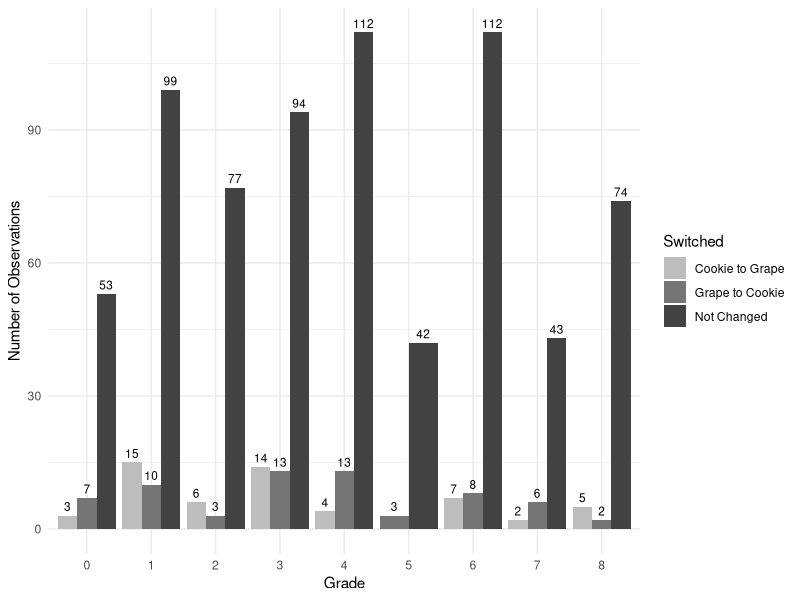
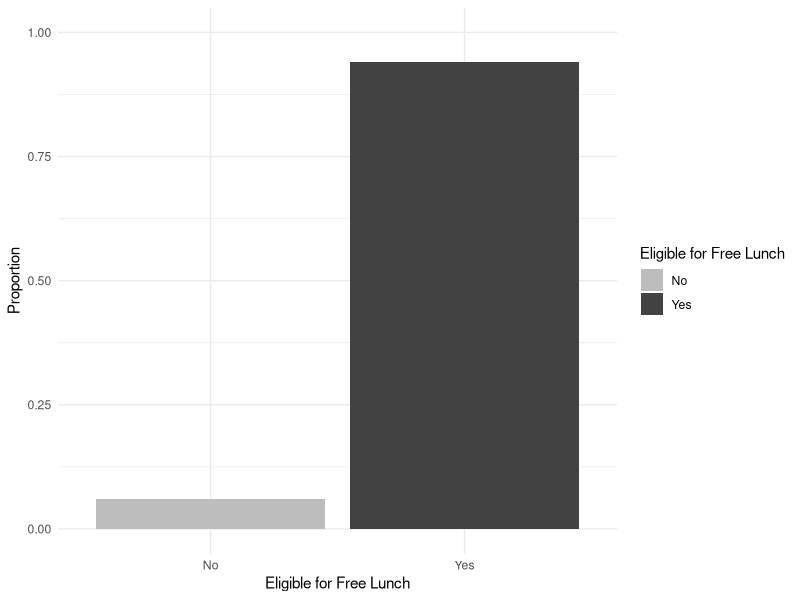
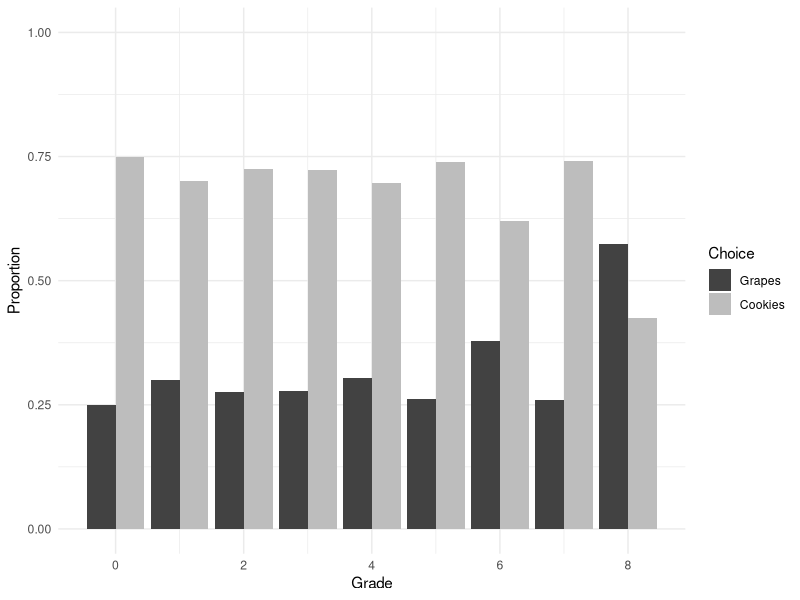
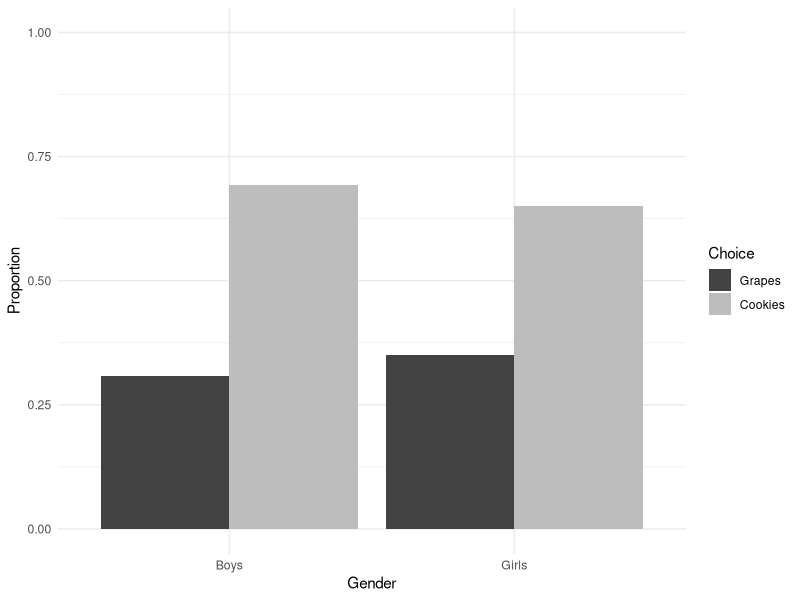
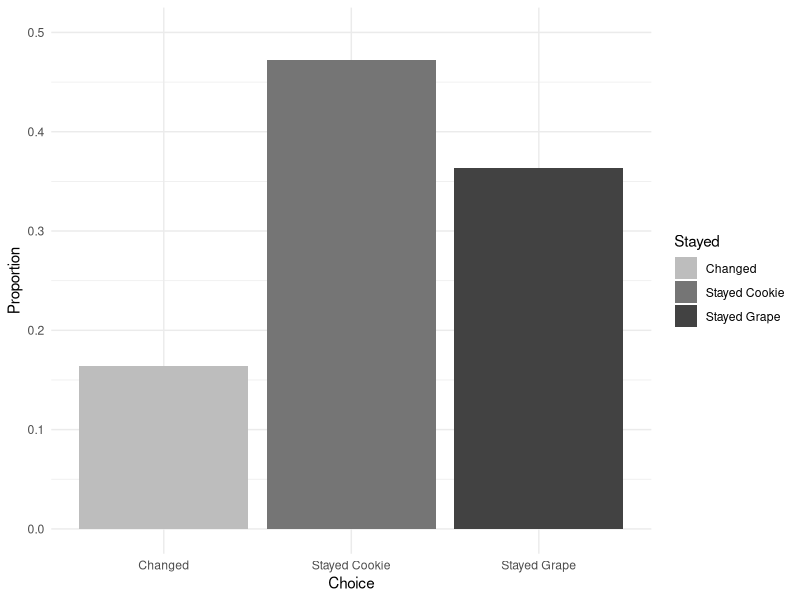
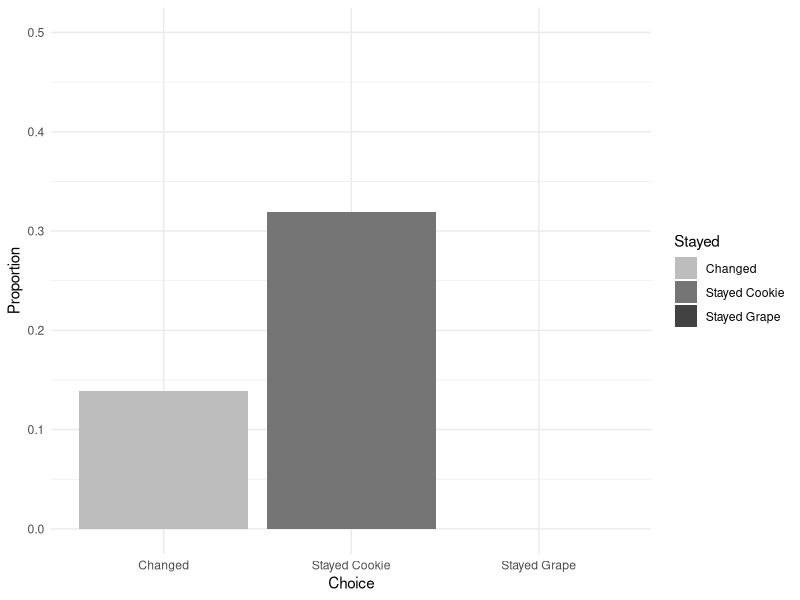

Write R code to recreate these figures, in order.
## ---- chunk 1
#| echo: false
#| include: false
#| warning: false
#| message: false

library(tidyverse)
library(knitr)
library(kableExtra)
library(ggplot2)
library(dplyr)
## ---- chunk 2
#| echo: false
#| include: true
#| warning: false
#| label: tbl-table1
#| tbl-cap: "Summary statistics for the four different observation groups: public and 0% of the card deck is incentivized, public and 50% of the card deck is incentivized where the student is not incentivized, public and 50% of the card deck is incentivized where the student is incentivized, and public and 100% of the card deck is incentivized"


sum_table_wide <-
  read_csv(
    file = "../data/sum_table_wide.csv",
    show_col_types = FALSE
  )

sum_table_final <-
    sum_table_wide |>
      as_tibble() |>
      mutate(state = rownames(sum_table_wide)) |>
      select(Group, Observations, table_size, male, grade, black, hispanic, free)

sum_table_final |>
  kable(
    col.names = c('Group', 'Observations', 'Table Size', 'Percent of boys', 'Grade', 'Black', 'Hispanic', 'Free Lunch'),
    digits = 3
  )

## ---- chunk 3
#| echo: false
#| warning: false
#| label: fig-foodChoices
#| fig-cap: "Students food choices from stage G1 to G2 comparing grape to cookie, cookie to grape, or no change."

food_choices <-
  read_csv(
    file = "../data/food_choices.csv",
    show_col_types = FALSE
  )

# Create a bar plot
ggplot(food_choices, aes(x = as.factor(grade), fill = Switched)) +
  geom_bar(position = "dodge") +
  geom_text(
    aes(label = after_stat(count)),
    stat = "count",
    position = position_dodge(width = 0.9),
    vjust = -0.5, # Adjust the vertical position of the labels
    color = "black",
    size = 3
  ) +
  labs(x = "Grade",
       y = "Number of Observations") +
  scale_fill_manual(values = c("Cookie to Grape" = '#BDBDBD',"Grape to Cookie" = '#757575', "Not Changed" = '#424242')) +
  scale_x_discrete(breaks = as.character(0:8)) +
  theme_minimal()

## ---- chunk 4
#| echo: false
#| include: true
#| warning: false
#| label: fig-lunchStatus
#| fig-cap: "Comparing incentivized students choosing grapes if they are eligible or not eligable for the free lunch program"

# Filter data for incentivized students whose grape2 choice was 1
incentivized_grapes <- food_choices %>%
  filter(incentive == 1 & grape2 == 1)

# Calculate proportions
proportions <- incentivized_grapes %>%
  group_by(free) %>%
  summarise(Proportion = n() / nrow(incentivized_grapes))

# Create the bar graph
ggplot(proportions, aes(x = factor(free), y = Proportion, fill = factor(free))) +
  geom_bar(stat = "identity") +
  labs(x = "Eligible for Free Lunch",
       y = "Proportion",
       fill = "Eligible for Free Lunch") +
  scale_fill_manual(values = c('#BDBDBD', '#424242'), labels = c("No", "Yes")) +
  scale_x_discrete(labels = c("0" = "No", "1" = "Yes")) +  # Adjust x-axis labels  
  scale_y_continuous(limits = c(0, 1)) +  # Set y-axis limits  
  theme_minimal()

## ---- chunk 5
#| echo: false
#| include: true
#| warning: false
#| label: fig-grade
#| fig-cap: "Comparing incentivized students choosing grapes or cookies by the students grade"

# Filter data for incentivized students
incentivized_students <- food_choices %>%
  filter(incentive == 1)

# Calculate proportions of students choosing grapes and cookies for each grade
proportions <- incentivized_students %>%
  group_by(grade) %>%
  summarise(
    grapes_proportion = mean(grape2 == 1),
    cookies_proportion = mean(grape2 == 0)
  )

# Reshape the data from wide to long format for plotting
proportions_long <- proportions %>%
  tidyr::pivot_longer(cols = c(grapes_proportion, cookies_proportion),
                      names_to = "choice",
                      values_to = "proportion")

# Create the bar chart
ggplot(proportions_long, aes(x = grade, y = proportion, fill = choice)) +
  geom_bar(stat = "identity", position = "dodge") +
  labs(x = "Grade",
       y = "Proportion",
       fill = "Choice") +
  scale_fill_manual(values = c("grapes_proportion" = '#BDBDBD', "cookies_proportion" = '#424242'),
                    labels = c("Grapes", "Cookies")) +
  ylim(0,1) +
  theme_minimal()

## ---- chunk 6
#| echo: false
#| include: true
#| warning: false
#| label: fig-gender
#| fig-cap: "Comparing incentivized students choosing grapes or cookies by the students gender"

# Filter data for incentivized students
incentivized_students <- food_choices %>%
  filter(incentive == 1)

# Calculate proportions of students choosing grapes and cookies for each gender
proportions <- incentivized_students |>
  group_by(male) |>
  summarise(
    grapes_proportion = mean(grape2 == 1),
    cookies_proportion = mean(grape2 == 0)
  )

# Normalize proportions to ensure they sum up to 1 for each gender
proportions <- proportions %>%
  mutate(
    total_proportion = grapes_proportion + cookies_proportion,
    grapes_proportion = grapes_proportion / total_proportion,
    cookies_proportion = cookies_proportion / total_proportion
  )

# Reshape the data from wide to long format for plotting
proportions_long <- proportions %>%
  tidyr::pivot_longer(cols = c(grapes_proportion, cookies_proportion),
                      names_to = "choice",
                      values_to = "proportion")

# Rename gender values for better visualization
proportions_long$male <- ifelse(proportions_long$male == 1, "Boys", "Girls")

# Create the bar graph
ggplot(proportions_long, aes(x = male, y = proportion, fill = choice)) +
  geom_bar(stat = "identity", position = "dodge") +
  labs(x = "Gender",
       y = "Proportion",
       fill = "Choice") +
  scale_fill_manual(values = c("grapes_proportion" = '#BDBDBD', "cookies_proportion" = '#424242'),
                    labels = c("Grapes", "Cookies")) +
  ylim(0,1) +
  theme_minimal()

## ---- chunk 7
#| echo: false
#| include: true
#| warning: false
#| label: fig-publicIncentive
#| fig-cap: "Comparing the proportion of students in the public group who recieved no incentive and whether or not they stayed with their initil choice of cookie or grape or if they switched."

public_incentives <- food_choices|>
  filter(table_incentive_pr == 0)

num_samples <- length(public_incentives$Stayed)

public_incentives <- public_incentives|>
  group_by(Stayed)|>
  summarise(prop = length(Stayed)/num_samples)

# Create the bar graph
ggplot(public_incentives, aes(x = Stayed, y = prop, fill = Stayed)) +
  geom_col() +
  labs(x = "Choice",
       y = "Proportion") +
  scale_fill_manual(values = c("Changed" = '#BDBDBD', "Stayed Cookie" = '#757575', "Stayed Grape" = '#424242')) +
  ylim(0,0.5) +
  theme_minimal()

## ---- chunk 8
#| echo: false
#| include: true
#| warning: false
#| label: fig-publicNoIncentive
#| fig-cap: "Comparing the proportion of students in the public group who recieved an incentive and whether or not they stayed with their initil choice of cookie or grape or if they switched."

public_no_incentives <- food_choices|>
  filter(table_incentive_pr == 1)

num_samples <- length(public_no_incentives$Stayed)

public_no_incentives <- public_no_incentives|>
  group_by(Stayed)|>
  summarise(prop = length(Stayed)/num_samples)

# Create the bar graph
ggplot(public_no_incentives, aes(x = Stayed, y = prop, fill = Stayed)) +
  geom_col() +
  labs(x = "Choice",
       y = "Proportion") +
  scale_fill_manual(values = c("Changed" = '#BDBDBD', "Stayed Cookie" = '#757575', "Stayed Grape" = '#424242')) +
  ylim(0,0.5) +
  theme_minimal()
